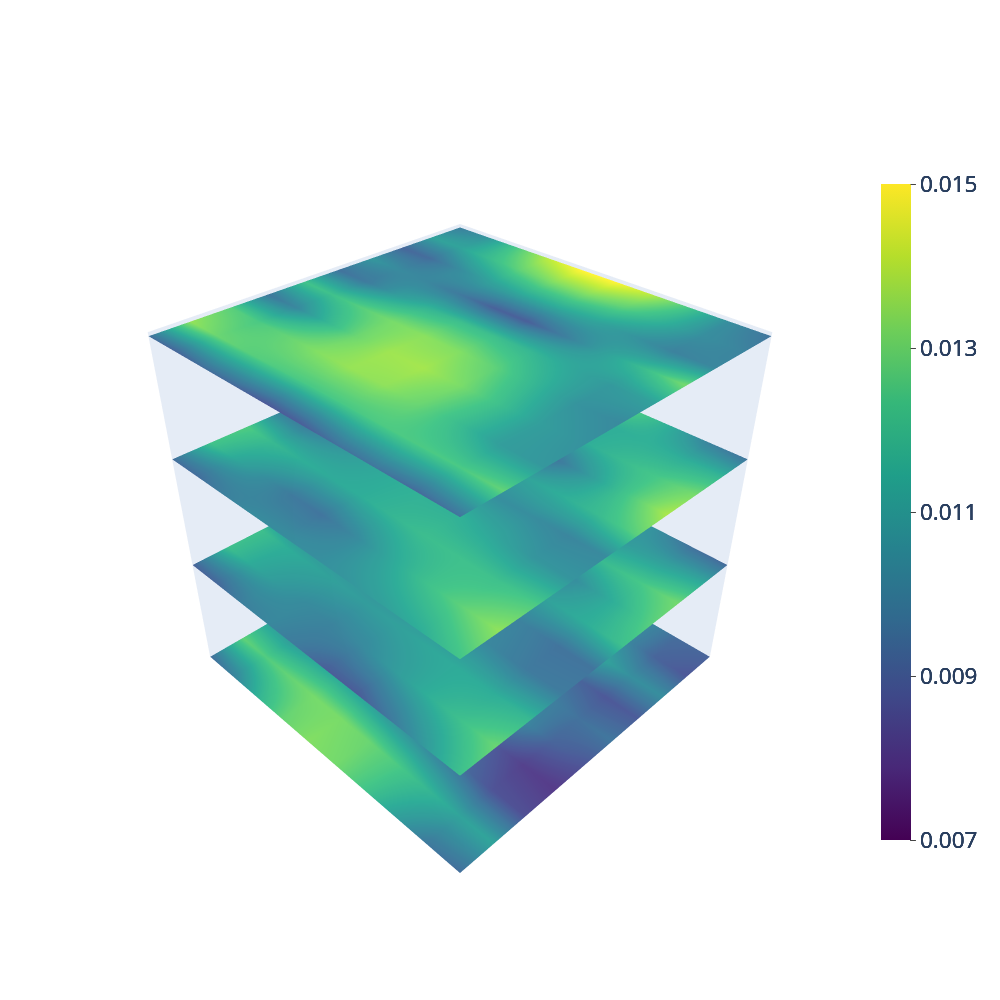

This figure's notebook cell:
### Code cell
# uncertainty plot

v_re = v.reshape(num_points, num_points,num_points) #check if needed or not

#var_colorbar_limits = np.array([0.4, 1.5]) # Modify

#var_colorbar_limits = np.array([np.min(v), np.max(v)]) # Modify

print(np.array([np.min(v), np.max(v)]))

var_colorbar_limits = np.array([0.007, 0.015])

# #################################################################
filename = f"Plots/{campaign_date}_TDMAT_campaign{campaign_num}/{campaign_date}_TDMAT_campaign{campaign_num}_4DTest_{fixed_var_level}_Uncertainty.pdf" #used to save the plot
filename = f"/Users/MAlghalayini/Library/CloudStorage/GoogleDrive-malghalayini@lbl.gov/Shared drives/ALDbot/ALDBot Manuscripts/Manuscript 2 (Machine Learning)/Figures/4D plots/Campaign_{campaign_num}/{fixed_var_name}_{fixed_var_level}_Uncertainty.pdf" #used to save the plot

#filename = None

plot_Uncertainty(X = X1, 
                 Y = X2,
                 Z = X3, 
                 W = v_re,
                 var_name=var_names,
                 lower_bounds = lower_bounds,
                 upper_bounds = upper_bounds,
                 var_colorbar_limits = var_colorbar_limits, 
                 filename = filename,
                 plt_idx = fixed_var_idx
                 )
